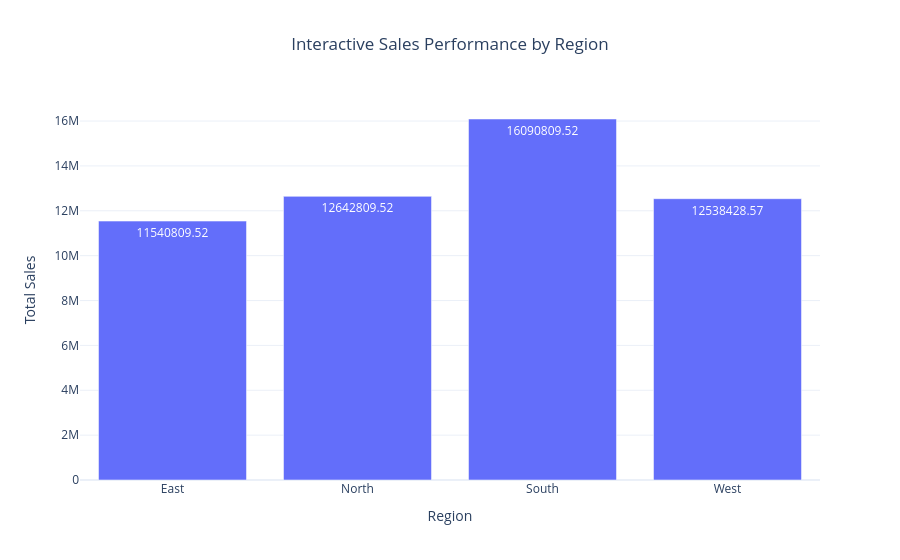

The notebook cell saved with this chart:
### Markdown cell above
**PLOTY**

### Code cell
import plotly.express as px
region_sales = (
    df.groupby("Region", as_index=False)["Total Sales Amount"]
      .sum()
)
region_sales
fig = px.bar(
    region_sales,
    x="Region",
    y="Total Sales Amount",
    title="Interactive Sales Performance by Region",
    text_auto=".2f",
    hover_data=["Total Sales Amount"],
    labels={
        "Region": "Region",
        "Total Sales Amount": "Total Sales"
    }
)

fig.update_layout(
    template="plotly_white",
    title_x=0.5
)

fig.show()

### Figure 1 — Plotly figure (JSON) as saved in the notebook; plotly's stock layout.template omitted (floating-point values rounded to 4 significant figures)
{"data": [{"alignmentgroup": "True", "hovertemplate": "Region=%{x}<br>Total Sales=%{y}<extra></extra>", "legendgroup": "", "marker": {"color": "#636efa", "pattern": {"shape": ""}}, "name": "", "offsetgroup": "", "orientation": "v", "showlegend": false, "textposition": "auto", "texttemplate": "%{y:.2f}", "type": "bar", "x": ["East", "North", "South", "West"], "xaxis": "x", "y": [11540000.0, 12640000.0, 16090000.0, 12540000.0], "yaxis": "y"}], "layout": {"barmode": "relative", "legend": {"tracegroupgap": 0}, "title": {"text": "Interactive Sales Performance by Region", "x": 0.5}, "xaxis": {"anchor": "y", "domain": [0, 1], "title": {"text": "Region"}}, "yaxis": {"anchor": "x", "domain": [0, 1], "title": {"text": "Total Sales"}}}}
